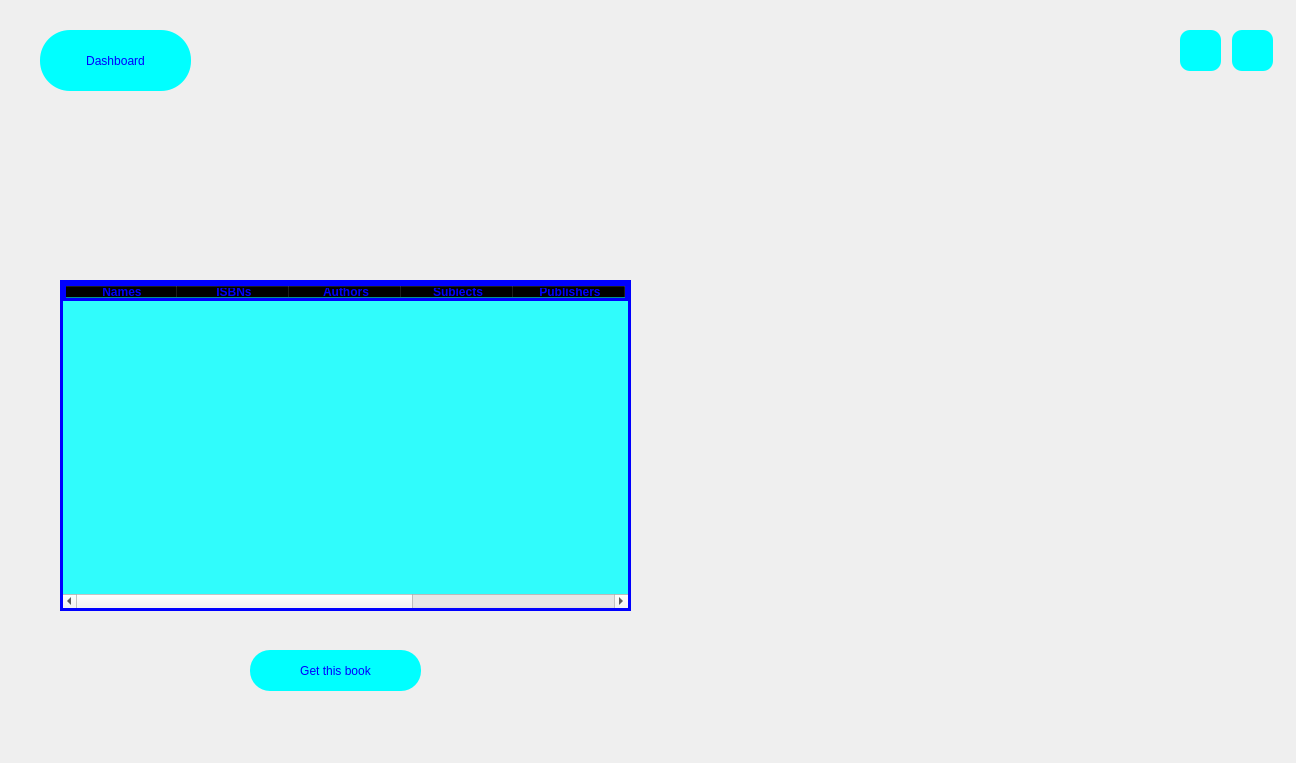
<?xml version="1.0" encoding="UTF-8"?>
<ui version="4.0">
 <class>girl_get</class>
 <widget class="QMainWindow" name="girl_get">
  <property name="geometry">
   <rect>
    <x>0</x>
    <y>0</y>
    <width>1296</width>
    <height>763</height>
   </rect>
  </property>
  <property name="minimumSize">
   <size>
    <width>1296</width>
    <height>763</height>
   </size>
  </property>
  <property name="maximumSize">
   <size>
    <width>1296</width>
    <height>763</height>
   </size>
  </property>
  <property name="windowTitle">
   <string>MainWindow</string>
  </property>
  <property name="styleSheet">
   <string notr="true">#centralwidget
{
	border-image: url(:/new/photos/getGirl.jpg);
}
QPushButton
{
	color: rgb(0, 0, 255);
	background-color: rgb(0, 255, 255);
	font: 20pt &quot;Tw Cen MT Condensed Extra Bold&quot;;
    border-radius: 10px;
}
QPushButton:hover
{
	background-color: rgb(170, 255, 255);
}
</string>
  </property>
  <widget class="QWidget" name="centralwidget">
   <widget class="QTableWidget" name="tableWidget">
    <property name="geometry">
     <rect>
      <x>60</x>
      <y>280</y>
      <width>571</width>
      <height>331</height>
     </rect>
    </property>
    <property name="cursor" stdset="0">
     <cursorShape>PointingHandCursor</cursorShape>
    </property>
    <property name="styleSheet">
     <string notr="true">color: rgb(0, 0, 255);
border:3px solid rgb(0, 0, 255);
background-color: rgba(0, 255, 255, 0.8);
</string>
    </property>
    <property name="selectionMode">
     <enum>QAbstractItemView::SingleSelection</enum>
    </property>
    <property name="selectionBehavior">
     <enum>QAbstractItemView::SelectRows</enum>
    </property>
    <property name="sortingEnabled">
     <bool>true</bool>
    </property>
    <attribute name="horizontalHeaderDefaultSectionSize">
     <number>112</number>
    </attribute>
    <column>
     <property name="text">
      <string>Names</string>
     </property>
     <property name="font">
      <font>
       <weight>75</weight>
       <bold>true</bold>
      </font>
     </property>
    </column>
    <column>
     <property name="text">
      <string>ISBNs</string>
     </property>
     <property name="font">
      <font>
       <weight>75</weight>
       <bold>true</bold>
      </font>
     </property>
    </column>
    <column>
     <property name="text">
      <string>Authors</string>
     </property>
     <property name="font">
      <font>
       <weight>75</weight>
       <bold>true</bold>
      </font>
     </property>
    </column>
    <column>
     <property name="text">
      <string>Subjects</string>
     </property>
     <property name="font">
      <font>
       <weight>75</weight>
       <bold>true</bold>
      </font>
     </property>
    </column>
    <column>
     <property name="text">
      <string>Publishers</string>
     </property>
     <property name="font">
      <font>
       <weight>75</weight>
       <bold>true</bold>
      </font>
     </property>
    </column>
    <column>
     <property name="text">
      <string>Languages</string>
     </property>
     <property name="font">
      <font>
       <weight>75</weight>
       <bold>true</bold>
      </font>
     </property>
    </column>
    <column>
     <property name="text">
      <string>Page Numbers</string>
     </property>
     <property name="font">
      <font>
       <weight>75</weight>
       <bold>true</bold>
      </font>
     </property>
    </column>
    <column>
     <property name="text">
      <string>Availablity</string>
     </property>
     <property name="font">
      <font>
       <weight>75</weight>
       <bold>true</bold>
      </font>
     </property>
    </column>
   </widget>
   <widget class="QPushButton" name="pushButton">
    <property name="geometry">
     <rect>
      <x>40</x>
      <y>30</y>
      <width>151</width>
      <height>61</height>
     </rect>
    </property>
    <property name="cursor">
     <cursorShape>PointingHandCursor</cursorShape>
    </property>
    <property name="styleSheet">
     <string notr="true">border-radius: 30px;
font: 24pt &quot;Tw Cen MT Condensed Extra Bold&quot;;</string>
    </property>
    <property name="text">
     <string>Dashboard</string>
    </property>
   </widget>
   <widget class="QPushButton" name="pushButton_2">
    <property name="geometry">
     <rect>
      <x>1232</x>
      <y>30</y>
      <width>41</width>
      <height>41</height>
     </rect>
    </property>
    <property name="cursor">
     <cursorShape>PointingHandCursor</cursorShape>
    </property>
    <property name="toolTip">
     <string>Close the app</string>
    </property>
    <property name="text">
     <string/>
    </property>
    <property name="icon">
     <iconset resource="icons.qrc">
      <normaloff>:/icons/icons/error.png</normaloff>:/icons/icons/error.png</iconset>
    </property>
    <property name="iconSize">
     <size>
      <width>30</width>
      <height>30</height>
     </size>
    </property>
   </widget>
   <widget class="QPushButton" name="pushButton_3">
    <property name="geometry">
     <rect>
      <x>1180</x>
      <y>30</y>
      <width>41</width>
      <height>41</height>
     </rect>
    </property>
    <property name="cursor">
     <cursorShape>PointingHandCursor</cursorShape>
    </property>
    <property name="toolTip">
     <string>Back to main menu</string>
    </property>
    <property name="text">
     <string/>
    </property>
    <property name="icon">
     <iconset resource="icons.qrc">
      <normaloff>:/icons/icons/previous.png</normaloff>:/icons/icons/previous.png</iconset>
    </property>
    <property name="iconSize">
     <size>
      <width>30</width>
      <height>30</height>
     </size>
    </property>
   </widget>
   <widget class="QPushButton" name="pushButton_4">
    <property name="geometry">
     <rect>
      <x>250</x>
      <y>650</y>
      <width>171</width>
      <height>41</height>
     </rect>
    </property>
    <property name="cursor">
     <cursorShape>PointingHandCursor</cursorShape>
    </property>
    <property name="styleSheet">
     <string notr="true">border-radius: 20px;</string>
    </property>
    <property name="text">
     <string>Get this book</string>
    </property>
   </widget>
  </widget>
 </widget>
 <resources/>
 <connections/>
</ui>
